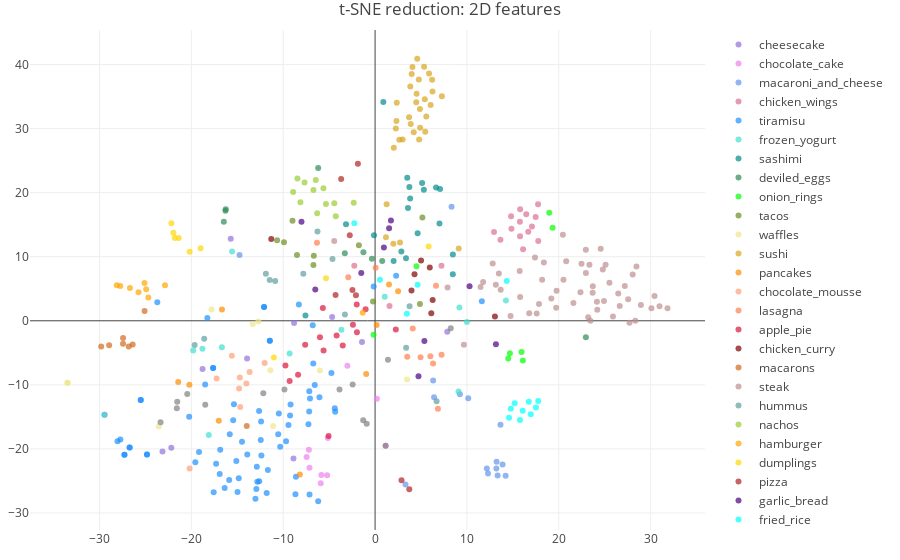

The notebook cell this image was saved under:
### Code cell
traces=[]

for n in range(0,number_of_colors):
    df_category=df_TSNE_2D[(df_TSNE_2D.color_indicies==n)]
    point_name=str(df_category['labels'][df_category.index[0]])
    color=custom_color_map[n] if n < len(custom_color_map) else default_color
    trace = go.Scatter(
    x=df_category['pca-1'],
    y=df_category['pca-2'],
    mode='markers',
    marker=dict(
        color=color,
        opacity=0.7,
        line=dict(color='rgb(140, 140, 170)')
    ),
    name=point_name,
    text=df_category['image_names'],
    )

    traces.append(trace)

layout = go.Layout(
    title='t-SNE reduction: 2D features',
    hovermode='closest',
    margin=dict(
       l=30,
       r=30,
       b=30,
       t=30
    ),
      scene = dict(
        xaxis = dict(
            title='pca-1',
       ),
       yaxis = dict(
           title='pca-2',
       ),
    ),
 
)

fig = go.Figure(data=traces, layout=layout)
iplot(fig)

### Figure 1 — Plotly figure (JSON) as saved in the notebook; plotly's stock layout.template omitted (floating-point values rounded to 4 significant figures)
{"data": [{"marker": {"color": "#9370DB", "line": {"color": "rgb(140, 140, 170)"}, "opacity": 0.7}, "mode": "markers", "name": "cheesecake", "text": ["1-1.jpg", "10-1.jpg", "11-1.jpg", "2-1.jpg", "3-1.jpg", "4-1.jpg", "5-1.jpg", "6-1.jpg", "7-1.jpg", "8-1.jpg", "9-1.jpg"], "type": "scatter", "uid": "db2f8f1a-ebf0-4e87-80b0-acbb9ad580df", "x": [-23.14, -18.78, -8.883, -29.44, -22.18, -8.822, -1.423, -4.675, -13.93, -15.71, 7.857], "y": [-20.41, -7.524, -21.51, -14.66, -19.81, -0.3339, -3.329, 0.5791, -5.889, 12.81, -1.72]}, {"marker": {"color": "#EE82EE", "line": {"color": "rgb(140, 140, 170)"}, "opacity": 0.7}, "mode": "markers", "name": "chocolate_cake", "text": ["1-1.jpg", "10-1.jpg", "2-1.jpg", "3-1.jpg", "4-1.jpg", "5-1.jpg", "6-1.jpg", "7-1.jpg", "8-1.jpg", "9-1.jpg"], "type": "scatter", "uid": "9f738897-9df9-403e-a588-3e8b6d871684", "x": [1.145, -5.848, -5.14, -7.209, -3.016, -5.918, -7.452, 0.1923, -5.223, -7.139], "y": [-19.52, -24.06, -18.3, -20.12, -7.024, -25.36, -21.28, -12.15, -24.12, -22.92]}, {"marker": {"color": "#6495ED", "line": {"color": "rgb(140, 140, 170)"}, "opacity": 0.7}, "mode": "markers", "name": "macaroni_and_cheese", "text": ["1-1.jpg", "10-1.jpg", "11-1.jpg", "12-1.jpg", "13-1.jpg", "14-1.jpg", "15-1.jpg", "2-1.jpg", "3-1.jpg", "4-1.jpg", "5-1.jpg", "6-1.jpg", "7-1.jpg", "8-1.jpg", "9-1.jpg"], "type": "scatter", "uid": "01c2f7b2-f7ab-4e54-b8ea-5c421cc7dd60", "x": [12.29, 9.233, 13.23, 13.65, 10.14, 6.321, 14.21, 3.313, -14.76, 13.88, 6.421, 12.17, 8.324, 13.34, 13.21], "y": [-23.85, -11.45, -22.0, -16.23, -12.09, -9.306, -24.18, -25.56, 10.27, -22.42, -11.94, -23.08, 17.81, -24.16, -23.07]}, {"marker": {"color": "#DB7093", "line": {"color": "rgb(140, 140, 170)"}, "opacity": 0.7}, "mode": "markers", "name": "chicken_wings", "text": ["1-1.jpg", "10-1.jpg", "11-1.jpg", "12-1.jpg", "13-1.jpg", "14-1.jpg", "15-1.jpg", "16-1.jpg", "17-1.jpg", "2-1.jpg", "3-1.jpg", "4-1.jpg", "5-1.jpg", "6-1.jpg", "7-1.jpg", "8-1.jpg", "9-1.jpg"], "type": "scatter", "uid": "e3756b04-2619-4dd8-8bfd-dcf9f047bf64", "x": [14.81, 15.76, 15.79, 16.11, 16.67, 17.08, 14.84, 12.95, 17.74, 17.76, 17.48, 7.227, 16.45, 1.568, 13.65, -2.261, 15.78], "y": [16.33, 15.47, 17.41, 11.18, 13.91, 14.71, 14.36, 13.85, 18.19, 12.46, 16.21, 8.578, 16.63, 2.298, 12.63, 8.6, 13.19]}, {"marker": {"color": "#1E90FF", "line": {"color": "rgb(140, 140, 170)"}, "opacity": 0.7}, "mode": "markers", "name": "tiramisu", "text": ["1-1.jpg", "1-2.jpg", "1-3.jpg", "1-4.jpg", "10-1.jpg", "10-10.jpg", "10-2.jpg", "10-3.jpg", "10-4.jpg", "10-5.jpg", "10-6.jpg", "10-7.jpg", "10-8.jpg", "10-9.jpg", "2-1.jpg", "2-2.jpg", "2-3.jpg", "2-4.jpg", "2-5.jpg", "2-6.jpg", "2-7.jpg", "2-8.jpg", "2-9.jpg", "3-1.jpg", "3-2.jpg", "3-3.jpg", "3-4.jpg", "3-5.jpg", "3-6.jpg", "3-7.jpg", "3-8.jpg", "4-1.jpg", "4-2.jpg", "4-3.jpg", "4-4.jpg", "4-5.jpg", "4-6.jpg", "4-7.jpg", "4-8.jpg", "4-9.jpg", "5-1.jpg", "5-2.jpg", "5-3.jpg", "5-4.jpg", "6-1.jpg", "6-2.jpg", "6-3.jpg", "6-4.jpg", "7-1.jpg", "7-2.jpg", "7-3.jpg", "7-4.jpg", "7-5.jpg", "7-6.jpg", "7-7.jpg", "7-8.jpg", "8-1.jpg", "8-2.jpg", "8-3.jpg", "8-4.jpg", "8-5.jpg", "8-6.jpg", "8-7.jpg", "8-8.jpg", "9-1.jpg", "9-2.jpg", "9-3.jpg", "9-4.jpg", "9-5.jpg", "9-6.jpg", "9-7.jpg", "9-8.jpg", "9-9.jpg"], "type": "scatter", "uid": "24d15b08-7d6b-4f82-b13a-3f4bec7e4b07", "x": [-13.02, -12.41, -11.8, -4.749, -27.72, -11.46, -12.09, -26.72, -24.83, -25.51, -18.5, -18.26, -27.28, -17.63, -10.33, -16.37, -10.54, -4.386, -6.787, -8.615, -12.44, -9.202, -12.37, -20.24, -19.16, -14.97, -19.57, -12.63, -17.31, -12.87, -0.1547, -8.297, -6.055, -9.253, -7.083, -12.92, -17.57, -7.172, -15.45, -15.88, -6.732, -6.196, -16.86, -9.689, -7.163, -14.84, 11.62, -14.49, -28.04, -12.09, -26.72, -24.83, -25.51, -27.28, -17.63, -11.46, -15.82, -23.71, -7.256, -15.36, 2.291, -15.1, -4.344, -8.67, -6.567, -11.67, -13.91, -10.48, -12.82, -16.91, -12.61, -9.43, -7.137], "y": [-27.77, -15.72, -26.87, -8.146, -18.54, -3.129, 2.162, -19.8, -20.87, -12.38, -9.956, 0.4422, -20.9, -7.361, -19.68, -26.12, -17.73, -13.64, -0.6918, -24.35, -18.6, -13.06, -21.02, -14.99, -20.48, -26.74, -22.09, -14.09, -22.3, -22.79, 5.342, 2.559, -11.95, -14.8, -12.11, -26.24, -26.75, -14.16, -15.53, -24.85, -6.677, -28.17, -20.15, -18.79, -10.98, -24.58, 3.042, -18.9, -18.81, 2.162, -19.8, -20.87, -12.38, -20.9, -7.361, -3.129, -17.72, 2.894, -16.15, -13.03, 7.037, -21.89, -14.19, -27.07, -10.04, -23.3, -20.86, -14.46, -25.13, -23.91, -25.04, -16.28, -27.13]}, {"marker": {"color": "#40E0D0", "line": {"color": "rgb(140, 140, 170)"}, "opacity": 0.7}, "mode": "markers", "name": "frozen_yogurt", "text": ["1-1.jpg", "10-1.jpg", "11-1.jpg", "12-1.jpg", "13-1.jpg", "2-1.jpg", "3-1.jpg", "4-1.jpg", "5-1.jpg", "6-1.jpg", "7-1.jpg", "8-1.jpg", "9-1.jpg"], "type": "scatter", "uid": "a96ae415-b9a3-4f37-80af-0db8329d81a1", "x": [-16.68, -9.304, -15.57, 1.05, -29.48, 9.994, -3.665, -18.79, 14.24, -19.8, 9.181, 9.078, -18.1], "y": [-4.128, -5.094, 10.82, 3.765, -14.66, -0.1712, -1.391, -4.381, 3.164, -4.645, 2.056, -11.03, -17.83]}, {"marker": {"color": "#008B8B", "line": {"color": "rgb(140, 140, 170)"}, "opacity": 0.7}, "mode": "markers", "name": "sashimi", "text": ["1-1.jpg", "1-2.jpg", "1-3.jpg", "10-1.jpg", "2-1.jpg", "2-2.jpg", "2-3.jpg", "3-1.jpg", "3-2.jpg", "3-3.jpg", "4-1.jpg", "4-2.jpg", "4-3.jpg", "5-1.jpg", "6-1.jpg", "7-1.jpg", "8-1.jpg", "9-1.jpg", "9-2.jpg"], "type": "scatter", "uid": "50ed3d53-fe3a-45d6-b555-f64cde0f2bf7", "x": [8.465, 3.365, 7.01, 3.734, 7.075, 2.018, 6.64, 4.632, -0.1196, 5.118, 8.466, 2.864, -7.579, 5.309, -3.163, 3.501, 0.8983, 3.582, 3.817], "y": [7.261, 9.769, 15.19, 20.9, 20.57, 9.323, 20.82, 13.66, 13.35, 21.52, 10.35, 10.83, 0.8302, 20.47, 15.06, 22.31, 34.14, 17.61, 19.08]}, {"marker": {"color": "#2E8B57", "line": {"color": "rgb(140, 140, 170)"}, "opacity": 0.7}, "mode": "markers", "name": "deviled_eggs", "text": ["1-1.jpg", "2-1.jpg", "3-1.jpg", "4-1.jpg", "5-1.jpg", "6-1.jpg", "7-1.jpg", "8-1.jpg", "9-1.jpg"], "type": "scatter", "uid": "70175f08-b84e-4c9d-8b0a-bf6ede434bf3", "x": [-16.29, 0.7717, -1.269, -6.194, 22.95, -3.298, -16.26, -0.3447, -16.46], "y": [17.19, 9.336, 10.71, 23.85, -2.552, 10.52, 17.41, 9.667, 15.45]}, {"marker": {"color": "#00FF00", "line": {"color": "rgb(140, 140, 170)"}, "opacity": 0.7}, "mode": "markers", "name": "onion_rings", "text": ["1-1.jpg", "2-1.jpg", "3-1.jpg", "4-1.jpg", "5-1.jpg", "6-1.jpg", "7-1.jpg", "8-1.jpg"], "type": "scatter", "uid": "30061652-52e8-47b1-823c-9de4208b3363", "x": [19.32, 14.5, 14.68, 4.508, -0.1662, 16.09, 15.95, 18.96], "y": [14.51, -5.895, -5.07, 8.494, -2.188, -6.2, -4.884, 16.87]}, {"marker": {"color": "#6B8E23", "line": {"color": "rgb(140, 140, 170)"}, "opacity": 0.7}, "mode": "markers", "name": "tacos", "text": ["1-1.jpg", "10-1.jpg", "2-1.jpg", "3-1.jpg", "4-1.jpg", "5-1.jpg", "6-1.jpg", "7-1.jpg", "8-1.jpg", "9-1.jpg"], "type": "scatter", "uid": "ee477220-192e-45d4-9f08-1b34228c7c62", "x": [-8.989, -9.918, -6.714, -6.67, 5.15, -10.67, -8.503, -0.2241, -1.761, 4.881], "y": [15.63, 12.25, 8.698, 10.15, 16.13, 12.57, 10.29, 3.003, 11.79, 2.622]}, {"marker": {"color": "#F0E68C", "line": {"color": "rgb(140, 140, 170)"}, "opacity": 0.7}, "mode": "markers", "name": "waffles", "text": ["1-1.jpg", "10-1.jpg", "2-1.jpg", "3-1.jpg", "4-1.jpg", "5-1.jpg", "6-1.jpg", "7-1.jpg", "8-1.jpg", "9-1.jpg"], "type": "scatter", "uid": "7a355475-63b6-41c4-a0a6-550fc1400ae6", "x": [-11.4, 3.476, -33.48, -6.007, -23.54, -17.81, -33.48, -13.31, -11.11, -12.7], "y": [-7.713, -9.183, -9.673, -7.773, -16.49, 1.752, -9.664, -0.4974, -16.41, -0.09441]}, {"marker": {"color": "#DAA520", "line": {"color": "rgb(140, 140, 170)"}, "opacity": 0.7}, "mode": "markers", "name": "sushi", "text": ["1.jpg", "10-1.jpg", "10-2.jpg", "11-1.jpg", "11-2.jpg", "12-1.jpg", "12-2.jpg", "12-3.jpg", "13-1.jpg", "13-2.jpg", "14-1.jpg", "15.jpg", "16-1.jpg", "17-1.jpg", "18-1.jpg", "19-1.jpg", "2.jpg", "20-1.jpg", "21-1.jpg", "22-1.jpg", "23-1.jpg", "3.jpg", "4.jpg", "5.jpg", "6-1.jpg", "6-2.jpg", "6.jpg", "7-1.jpg", "7-2.jpg", "8-1.jpg", "8-2.jpg", "9-1.jpg", "9-2.jpg"], "type": "scatter", "uid": "d1ec2317-b2fd-4302-a13b-7fd52eef4322", "x": [6.049, 5.459, 1.18, 1.991, 2.715, 4.52, 4.883, 5.575, 3.001, 2.64, 5.41, 2.257, 4.066, 2.04, 5.332, 9.104, 4.761, 5.878, 3.985, 6.209, 3.835, 2.36, 6.252, 7.272, 3.883, 4.208, 3.697, 1.259, 2.327, 4.482, 4.794, 4.59, 4.906], "y": [33.7, 29.51, 13.04, 12.02, 12.21, 35.43, 33.04, 31.89, 28.31, 28.27, 34.56, 30.02, 39.63, 27.0, 39.64, 11.28, 37.65, 38.6, 38.53, 37.62, 36.57, 34.05, 35.79, 35.05, 30.71, 29.41, 31.78, 18.18, 31.18, 34.1, 28.3, 40.9, 30.14]}, {"marker": {"color": "#FF8C00", "line": {"color": "rgb(140, 140, 170)"}, "opacity": 0.7}, "mode": "markers", "name": "pancakes", "text": ["1-1.jpg", "2-1.jpg", "3-1.jpg", "4-1.jpg", "5-1.jpg", "6-1.jpg", "7-1.jpg", "8-1.jpg", "9-1.jpg"], "type": "scatter", "uid": "e3ece9ac-ba8c-463e-948a-5adc8dda5a92", "x": [0.1743, 1.518, -0.9689, -16.67, -17.01, -21.43, -20.22, 2.508, -8.189], "y": [-0.6507, 5.672, -8.289, 1.769, -15.6, -9.571, -9.968, 4.593, -23.98]}, {"marker": {"color": "#FFA07A", "line": {"color": "rgb(140, 140, 170)"}, "opacity": 0.7}, "mode": "markers", "name": "chocolate_mousse", "text": ["1-1.jpg", "2-1.jpg", "3-1.jpg", "4-1.jpg", "5-1.jpg", "6-1.jpg", "7-1.jpg", "8-1.jpg", "9-1.jpg"], "type": "scatter", "uid": "ebb10045-e180-4a69-bed4-72be05779dfa", "x": [-20.19, -14.8, -15.59, -14.69, -13.66, -14.73, -17.25, -12.02, -14.01], "y": [-23.07, -10.56, -5.47, -13.44, -7.991, -8.842, -9.027, -6.586, -9.806]}, {"marker": {"color": "#FF7F50", "line": {"color": "rgb(140, 140, 170)"}, "opacity": 0.7}, "mode": "markers", "name": "lasagna", "text": ["1-1.jpg", "10-1.jpg", "11-1.jpg", "2-1.jpg", "3-1.jpg", "4-1.jpg", "5-1.jpg", "6-1.jpg", "7-1.jpg", "8-1.jpg", "9-1.jpg"], "type": "scatter", "uid": "b8083b06-919a-4c3e-a1c4-ad3578233d68", "x": [6.635, 6.841, 0.05643, 6.017, 6.313, 4.1, -6.327, 4.946, 3.499, 7.235, -2.918], "y": [5.472, -13.73, 8.264, -5.521, -6.681, -1.22, 12.19, -5.711, -5.607, -5.301, 6.811]}, {"marker": {"color": "#DC143C", "line": {"color": "rgb(140, 140, 170)"}, "opacity": 0.7}, "mode": "markers", "name": "apple_pie", "text": ["1-1.jpg", "10-1.jpg", "11-1.jpg", "12-1.jpg", "13-1.jpg", "14-1.jpg", "15-1.jpg", "2-1.jpg", "3-1.jpg", "4-1.jpg", "5-1.jpg", "6-1.jpg", "7-1.jpg", "8-1.jpg", "9-1.jpg"], "type": "scatter", "uid": "9c6c47b7-b97b-4a9d-80ae-eab4a2614a30", "x": [-1.999, -3.519, -1.032, -1.975, -9.758, -4.185, -2.412, -8.382, -5.682, -5.608, 2.257, -6.0, -7.611, -5.061, -9.302], "y": [2.555, -3.877, 1.81, -1.809, -6.989, -2.293, -0.6136, -8.419, 1.979, -4.65, -1.361, -2.579, -3.76, -17.98, -9.396]}, {"marker": {"color": "#800000", "line": {"color": "rgb(140, 140, 170)"}, "opacity": 0.7}, "mode": "markers", "name": "chicken_curry", "text": ["1-1.jpg", "2-1.jpg", "3-1.jpg", "4-1.jpg", "5-1.jpg", "6-1.jpg", "7-1.jpg", "8-1.jpg"], "type": "scatter", "uid": "c4566e40-fea7-490a-bacc-a5acc5f18fba", "x": [-11.3, 4.294, 5.004, 3.965, 5.954, 13.05, 6.119, 6.268], "y": [12.77, 7.281, 9.419, 4.72, 8.327, 0.6714, 1.161, 3.226]}, {"marker": {"color": "#D2691E", "line": {"color": "rgb(140, 140, 170)"}, "opacity": 0.7}, "mode": "markers", "name": "macarons", "text": ["1-1.jpg", "2-1.jpg", "3-1.jpg", "4-1.jpg", "5-1.jpg", "6-1.jpg", "7-1.jpg", "8-1.jpg"], "type": "scatter", "uid": "ffc7ce72-2c0c-4b23-94de-a6d3869d152a", "x": [-13.97, -27.44, -25.09, -28.95, -29.81, -26.39, -26.82, -27.43], "y": [-16.43, -3.598, 1.529, -3.837, -4.012, -3.683, -4.003, -2.693]}, {"marker": {"color": "#BC8F8F", "line": {"color": "rgb(140, 140, 170)"}, "opacity": 0.7}, "mode": "markers", "name": "steak", "text": ["1-1.jpg", "1-2.jpg", "1-3.jpg", "1-4.jpg", "1-5.jpg", "1-6.jpg", "10-1.jpg", "10-2.jpg", "10-3.jpg", "10-4.jpg", "10-5.jpg", "11-1.jpg", "12-1.jpg", "13-1.jpg", "14-1.jpg", "15-1.jpg", "16-1.jpg", "17-1.jpg", "18-1.jpg", "19-1.jpg", "2-1.jpg", "20-1.jpg", "21-1.jpg", "22-1.jpg", "3-1.jpg", "3-2.jpg", "3-3.jpg", "4-1.jpg", "4-2.jpg", "4-3.jpg", "4-4.jpg", "4-5.jpg", "5-1.jpg", "5-2.jpg", "5-3.jpg", "6-1.jpg", "6-2.jpg", "6-3.jpg", "6-4.jpg", "6-5.jpg", "6-6.jpg", "6-7.jpg", "7-1.jpg", "7-2.jpg", "7-3.jpg", "7-4.jpg", "7-5.jpg", "7-6.jpg", "8-1.jpg", "8-2.jpg", "8-3.jpg", "8-4.jpg", "8-5.jpg", "9-1.jpg", "9-2.jpg"], "type": "scatter", "uid": "b439ade8-496c-40cc-a6d2-e66419445f37", "x": [26.63, 22.94, 15.79, 11.76, 22.47, 30.08, 27.18, 24.19, 19.76, 19.72, 23.7, -4.448, 17.84, 28.04, 9.665, 24.92, 27.55, 24.15, 22.36, 16.78, 25.09, 17.59, 12.81, 20.51, 7.892, 17.41, 13.15, 21.59, 30.96, 18.37, 28.45, 11.48, 15.74, 24.56, 14.75, 23.68, 13.47, 20.45, 26.47, 22.95, 24.79, 23.33, 18.18, 30.42, 20.8, 13.67, 25.51, 19.18, 31.83, 28.33, 23.45, 27.7, 23.2, 25.9, 28.94], "y": [2.314, 11.11, 3.728, 6.065, 8.902, 1.966, 5.415, 1.717, 4.693, 2.052, 5.393, 12.47, 2.634, 7.239, -3.751, 3.098, 3.366, 2.981, 4.444, 1.162, 8.743, 1.15, 8.953, 6.419, 5.187, 9.879, 5.634, 2.782, 2.253, 9.094, 8.473, 5.259, 7.766, 11.24, 0.7505, 4.392, 7.379, 13.42, 4.244, 7.444, 8.011, 8.761, 6.42, 3.862, 9.293, 4.828, 5.93, 3.46, 1.942, 0.01014, -0.0008456, -0.2928, 0.5562, 0.6515, 2.463]}, {"marker": {"color": "#5F9EA0", "line": {"color": "rgb(140, 140, 170)"}, "opacity": 0.7}, "mode": "markers", "name": "hummus", "text": ["1-1.jpg", "10-1.jpg", "11-1.jpg", "12-1.jpg", "2-1.jpg", "3-1.jpg", "4-1.jpg", "5-1.jpg", "6-1.jpg", "7-1.jpg", "8-1.jpg", "9-1.jpg"], "type": "scatter", "uid": "80a3e4d5-1d0e-4f2f-abaf-3724ced30276", "x": [3.379, -4.636, -18.6, -6.271, -19.64, -10.88, -11.47, -11.89, -7.813, 3.757, -3.283, 6.694], "y": [-4.192, 9.638, -2.793, 13.92, -3.791, 6.207, 6.362, 7.324, 7.36, 2.268, 0.984, -12.54]}, {"marker": {"color": "#9ACD32", "line": {"color": "rgb(140, 140, 170)"}, "opacity": 0.7}, "mode": "markers", "name": "nachos", "text": ["1-1.jpg", "10-1.jpg", "11-1.jpg", "12-1.jpg", "2-1.jpg", "3-1.jpg", "4-1.jpg", "5-1.jpg", "6-1.jpg", "7-1.jpg", "8-1.jpg", "9-1.jpg"], "type": "scatter", "uid": "91386a21-6644-406c-81ce-9a3ddd1d073b", "x": [-4.278, -2.324, -7.679, -4.44, -8.92, -6.305, -5.348, -5.622, -6.708, -6.451, -8.128, -8.453], "y": [16.33, 18.41, 21.57, 18.35, 20.11, 16.8, 18.23, 20.69, 20.42, 22.0, 18.51, 22.23]}, {"marker": {"color": "#FFA500", "line": {"color": "rgb(140, 140, 170)"}, "opacity": 0.7}, "mode": "markers", "name": "hamburger", "text": ["1-1.jpg", "2-1.jpg", "3-1.jpg", "4-1.jpg", "5-1.jpg", "6-1.jpg", "7-1.jpg", "8-1.jpg", "9-1.jpg"], "type": "scatter", "uid": "3cb9a2d9-2362-49d7-bd2d-5df473b574df", "x": [-1.343, -27.74, -28.11, -25.75, -24.91, -25.1, -22.87, -26.69, -24.68], "y": [1.248, 5.42, 5.549, 4.461, 4.932, 5.911, 5.53, 5.115, 3.638]}, {"marker": {"color": "#FFD700", "line": {"color": "rgb(140, 140, 170)"}, "opacity": 0.7}, "mode": "markers", "name": "dumplings", "text": ["1-1.jpg", "2-1.jpg", "3-1.jpg", "4-1.jpg", "5-1.jpg", "6-1.jpg", "7-1.jpg", "8-1.jpg", "9-1.jpg"], "type": "scatter", "uid": "d99d8047-3325-4bda-a294-c84f16d2bfa2", "x": [5.83, -21.37, -11.02, -5.347, -22.17, -19.0, -21.8, -20.18, -21.96], "y": [11.6, 12.91, -5.742, 6.623, 15.23, 11.31, 12.93, 10.79, 13.74]}, {"marker": {"color": "#B22222", "line": {"color": "rgb(140, 140, 170)"}, "opacity": 0.7}, "mode": "markers", "name": "pizza", "text": ["1-1.jpg", "2-1.jpg", "3-1.jpg", "4-1.jpg", "5-1.jpg", "6-1.jpg", "7-1.jpg", "8-1.jpg"], "type": "scatter", "uid": "8687e7dc-7f67-4ed1-a3da-6e6e7f882684", "x": [3.725, -2.463, -2.082, -3.693, -2.756, -1.87, -4.301, 2.878], "y": [-26.32, 4.802, 3.975, 22.12, 13.35, 24.49, 4.012, -24.9]}, {"marker": {"color": "#4B0082", "line": {"color": "rgb(140, 140, 170)"}, "opacity": 0.7}, "mode": "markers", "name": "garlic_bread", "text": ["1-1.jpg", "10-1.jpg", "2-1.jpg", "3-1.jpg", "4-1.jpg", "5-1.jpg", "6-1.jpg", "7-1.jpg", "8-1.jpg", "9-1.jpg"], "type": "scatter", "uid": "7ea1a152-7bc5-496c-b264-e99afec78246", "x": [4.724, 0.9599, -1.504, 1.526, -6.511, -8.012, 5.368, 13.15, 10.28, 1.725], "y": [-8.648, 11.46, 7.452, 14.45, 4.892, 15.47, -3.161, -3.659, 5.373, 15.64]}, {"marker": {"color": "#00FFFF", "line": {"color": "rgb(140, 140, 170)"}, "opacity": 0.7}, "mode": "markers", "name": "fried_rice", "text": ["1-1.jpg", "10-1.jpg", "11-1.jpg", "12-1.jpg", "13-1.jpg", "14-1.jpg", "2-1.jpg", "3-1.jpg", "4-1.jpg", "5-1.jpg", "6-1.jpg", "7-1.jpg", "8-1.jpg", "9-1.jpg"], "type": "scatter", "uid": "26e95da4-2b82-4dde-8467-7124be0ce511", "x": [16.73, -2.261, 15.2, 4.627, 14.33, 16.95, 3.459, 17.51, 0.5257, 14.78, 14.59, 15.77, 17.76, 16.07], "y": [-12.64, 15.23, -12.86, 5.616, 6.229, -14.58, 1.106, -13.53, 6.423, -13.75, -15.15, -15.49, -12.5, -14.04]}, {"marker": {"color": "#808080", "line": {"color": "rgb(140, 140, 170)"}, "opacity": 0.7}, "mode": "markers", "name": "french_toast", "text": ["1-1.jpg", "10-1.jpg", "11-1.jpg", "12-1.jpg", "13-1.jpg", "14-1.jpg", "2-1.jpg", "3-1.jpg", "4-1.jpg", "5-1.jpg", "6-1.jpg", "7-1.jpg", "8-1.jpg", "9-1.jpg"], "type": "scatter", "uid": "a55fff6b-6e24-4907-ac6e-9c5db09e96ee", "x": [-3.87, 8.235, -1.293, -0.9115, -21.58, 1.145, -21.54, -18.49, -12.17, -9.864, 1.401, -20.45, -23.35, -2.441], "y": [-10.72, -1.171, -15.54, -16.08, -13.67, -19.49, -12.63, -13.11, -11.31, -10.74, -6.082, -11.45, -15.85, -9.959]}], "layout": {"hovermode": "closest", "margin": {"b": 30, "l": 30, "r": 30, "t": 30}, "scene": {"xaxis": {"title": "pca-1"}, "yaxis": {"title": "pca-2"}}, "title": "t-SNE reduction: 2D features"}}
